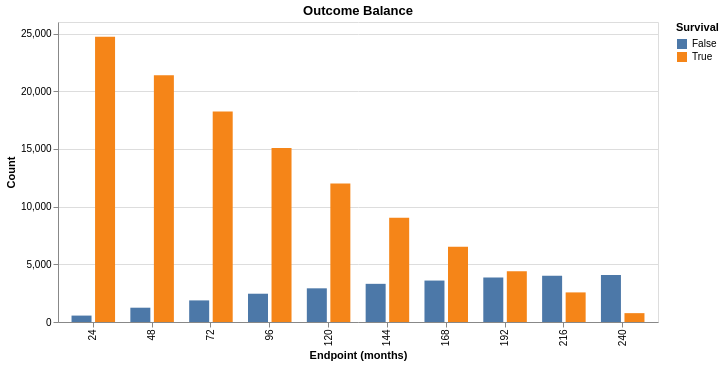

Here is the notebook cell this chart was saved with:
### Markdown cell above
Let's explore a few survial endpoints and assess class balance

### Code cell
def outcome_balance(df):
  balance_df = pd.DataFrame(columns=['endpoint','True','False'])
  endpoints = np.linspace(24,12*20,10)
  for e in endpoints:
    df = get_months_survival(df,e)
    counts = df[f'{e}_month_survival'].value_counts()
    true, false = counts.get(1,0), counts.get(0,0)
    balance_df.loc[len(balance_df)] = [e,true,false]

  balance_df['True/False'] = balance_df['True']/balance_df['False']
  balance_melt = balance_df.melt(id_vars=['endpoint'],value_vars=['True','False'])

  chart = alt.Chart(balance_melt, title = 'Outcome Balance').mark_bar(width=20).encode(
    x=alt.X('endpoint:N',axis=alt.Axis(values=endpoints,title='Endpoint (months)')),
    xOffset='variable',
    y=alt.Y('value', title='Count'),
    color=alt.Color('variable',title='Survival')).properties(width=600)

  chart.show()
  #Save to file
  chart.save(f'{base_path}Figures/outcome_balance_{len(df)}.png')


  return balance_df

outcome_balance_df = outcome_balance(nhanes_ndi_df)
outcome_balance_df

### Figure 1 — Vega-Lite specification as saved in the notebook (floating-point values rounded to 4 significant figures)
{"config": {"view": {"continuousWidth": 300, "continuousHeight": 300}}, "data": {"name": "data-be481ed24eae35e1fd5337a053cb7cf1"}, "mark": {"type": "bar", "width": 20}, "encoding": {"color": {"field": "variable", "title": "Survival", "type": "nominal"}, "x": {"axis": {"title": "Endpoint (months)", "values": [24.0, 48.0, 72.0, 96.0, 120.0, 144.0, 168.0, 192.0, 216.0, 240.0]}, "field": "endpoint", "type": "nominal"}, "xOffset": {"field": "variable", "type": "nominal"}, "y": {"field": "value", "title": "Count", "type": "quantitative"}}, "title": "Outcome Balance", "width": 600, "$schema": "https://vega.github.io/schema/vega-lite/v6.1.0.json", "datasets": {"data-be481ed24eae35e1fd5337a053cb7cf1": [{"endpoint": 24.0, "variable": "True", "value": 24720.0}, {"endpoint": 48.0, "variable": "True", "value": 21390.0}, {"endpoint": 72.0, "variable": "True", "value": 18230.0}, {"endpoint": 96.0, "variable": "True", "value": 15080.0}, {"endpoint": 120.0, "variable": "True", "value": 12010.0}, {"endpoint": 144.0, "variable": "True", "value": 9038.0}, {"endpoint": 168.0, "variable": "True", "value": 6516.0}, {"endpoint": 192.0, "variable": "True", "value": 4395.0}, {"endpoint": 216.0, "variable": "True", "value": 2565.0}, {"endpoint": 240.0, "variable": "True", "value": 767.0}, {"endpoint": 24.0, "variable": "False", "value": 556.0}, {"endpoint": 48.0, "variable": "False", "value": 1239.0}, {"endpoint": 72.0, "variable": "False", "value": 1872.0}, {"endpoint": 96.0, "variable": "False", "value": 2451.0}, {"endpoint": 120.0, "variable": "False", "value": 2919.0}, {"endpoint": 144.0, "variable": "False", "value": 3308.0}, {"endpoint": 168.0, "variable": "False", "value": 3592.0}, {"endpoint": 192.0, "variable": "False", "value": 3861.0}, {"endpoint": 216.0, "variable": "False", "value": 4007.0}, {"endpoint": 240.0, "variable": "False", "value": 4082.0}]}}
